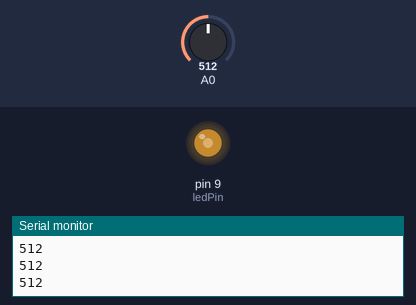
The sketch below on a simulated Arduino Uno, built with avr-gcc and run on an emulated ATmega328P. Shown: output pins drawn as LEDs (lit = HIGH), the last lines printed to the serial monitor. The test bench sets the inputs (shaded band); at power-on: A0 = 512.

Above: at 1.2 s.
1.3 s: A0 set to 716
At 2.1 s:
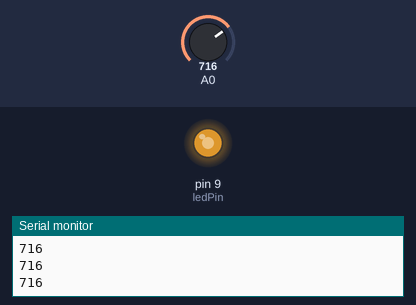
2.8 s: A0 set to 900
At 3.3 s:
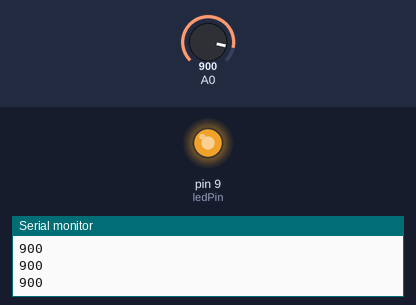
4.3 s: A0 set to 122
At 5.5 s:
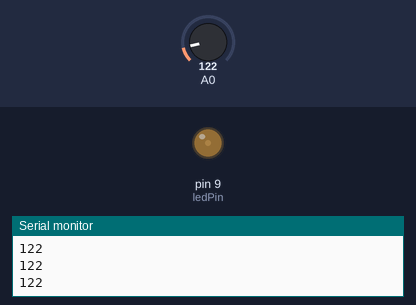
5.8 s: A0 set to 0
At 6.7 s:
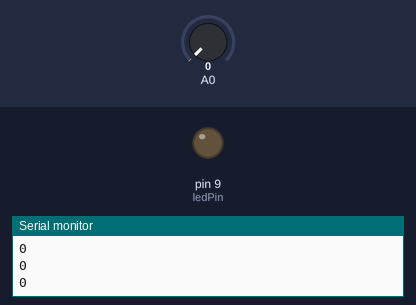
7.3 s: A0 set to 511
At 7.9 s:
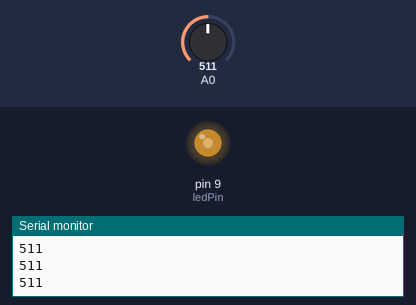
Timing chart, 0 to 9.8 s (numbered marks = the images above; inputs shaded):
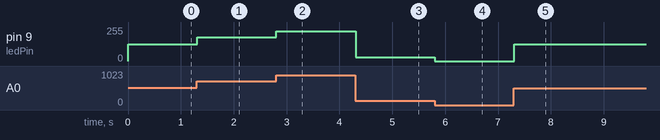

The sketch:

sketch_oct07b.ino
```cpp
int ledPin=9;     //define a pin for LED
int brightness = 0;

void setup(){
  //initialize serial communication at 9600
    Serial.begin(9600);  //Begin serial communcation
    pinMode( ledPin, OUTPUT );
}

void loop(){
  int sensorValue = analogRead(A0);
  //print out value read
    Serial.println(sensorValue);
    brightness = map(sensorValue, 0, 1024, 0, 255);
    analogWrite(ledPin, brightness);

   delay(1); //short delay for faster response to light.
}
```

Measured:
- after the input at 1.3 s, pin 9 (ledPin): 127/255 → 178/255 at once
- after the input at 2.8 s, pin 9 (ledPin): 178/255 → 224/255 at once
- after the input at 4.3 s, pin 9 (ledPin): 224/255 → 30/255 at once
- after the input at 5.8 s, pin 9 (ledPin): 30/255 → 0/255 at once
- after the input at 7.3 s, pin 9 (ledPin): 0/255 → 127/255 at once
